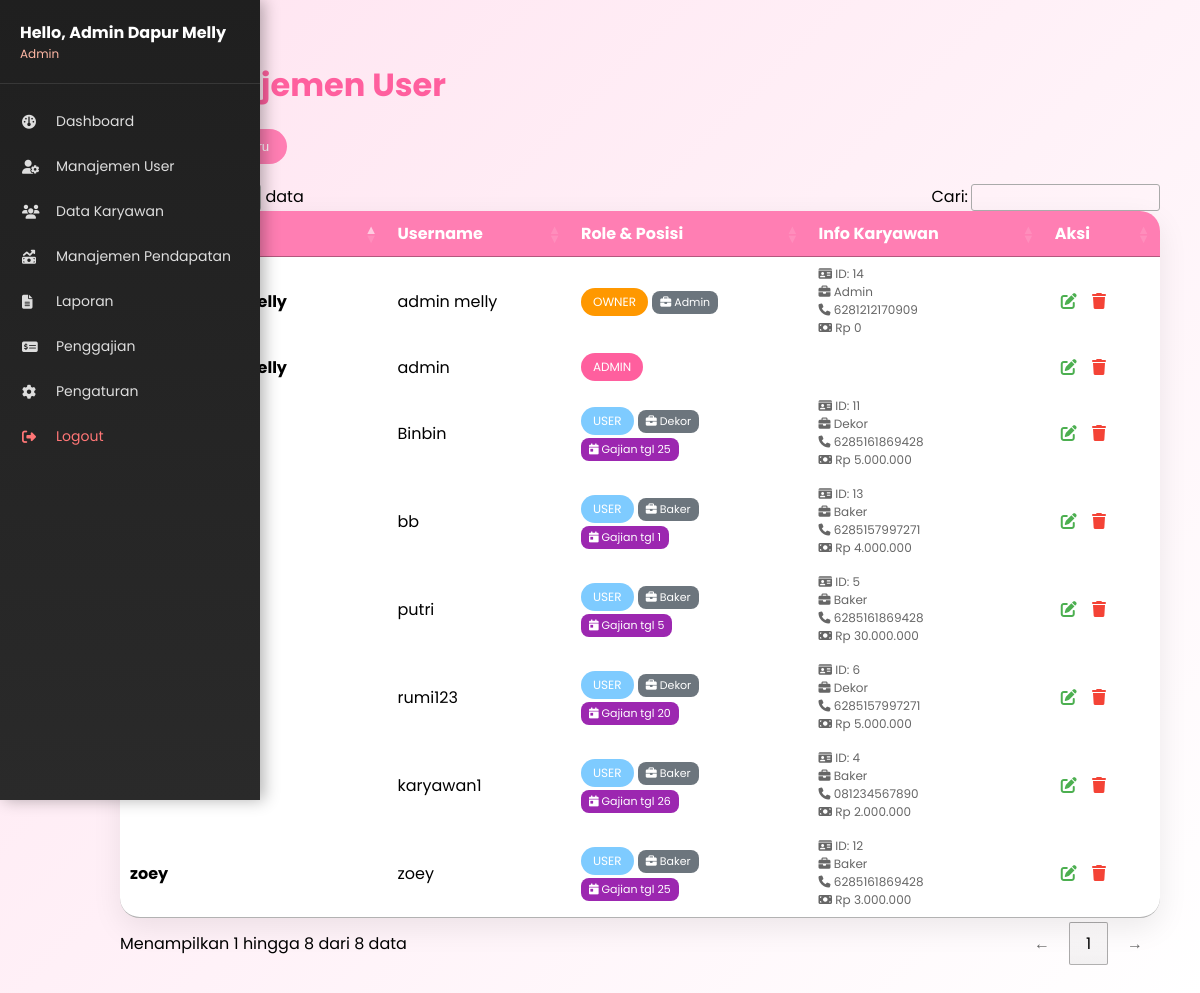
Screenshot of /admin/manajemen_user.php (signed in) with the database file from the repository.
### tables this page shows
CREATE TABLE `karyawan` (
  `id_karyawan` int(11) NOT NULL AUTO_INCREMENT,
  `user_id` int(11) NOT NULL,
  `alamat` text DEFAULT NULL,
  `no_telp` varchar(20) DEFAULT NULL,
  `gaji_pokok` decimal(12,2) NOT NULL,
  `lama_bekerja` int(11) DEFAULT NULL COMMENT 'dalam bulan',
  `posisi` varchar(50) DEFAULT NULL,
  `tgl_masuk` date DEFAULT NULL,
  `tgl_gajian_rutin` tinyint(4) DEFAULT NULL COMMENT 'contoh: 25',
  `tgl_gajian` date DEFAULT NULL,
  PRIMARY KEY (`id_karyawan`),
  KEY `fk_karyawan_user` (`user_id`),
  CONSTRAINT `fk_karyawan_user` FOREIGN KEY (`user_id`) REFERENCES `users` (`id`) ON DELETE CASCADE ON UPDATE CASCADE
);

CREATE TABLE `users` (
  `id` int(11) NOT NULL AUTO_INCREMENT,
  `username` varchar(50) NOT NULL,
  `password` varchar(255) NOT NULL,
  `role` enum('admin','owner','user') NOT NULL,
  `nama_lengkap` varchar(100) NOT NULL,
  `email` varchar(100) DEFAULT NULL,
  `last_login` timestamp NULL DEFAULT NULL,
  `foto_profil` varchar(255) DEFAULT 'default.png',
  `created_at` timestamp NOT NULL DEFAULT current_timestamp(),
  `updated_at` timestamp NOT NULL DEFAULT current_timestamp() ON UPDATE current_timestamp(),
  PRIMARY KEY (`id`),
  UNIQUE KEY `username` (`username`)
);

### admin/manajemen_user.php (the view, shortened to what this page needs)
<?php
require '../config/koneksi.php';
include '../includes/sidebar.php';
$q = mysqli_query($conn, "
    SELECT
        u.id,
        u.nama_lengkap,
        u.username,
        u.role,
        k.id_karyawan,
        k.posisi,
        k.no_telp,
        k.tgl_gajian_rutin,
        k.gaji_pokok
    FROM users u
    LEFT JOIN karyawan k ON u.id = k.user_id
    ORDER BY u.nama_lengkap ASC
");
?>
<!DOCTYPE html>
<html lang="id">
<head>
<link rel="stylesheet" href="https://cdnjs.cloudflare.com/ajax/libs/font-awesome/6.5.0/css/all.min.css">
<link rel="stylesheet" href="https://cdn.datatables.net/1.13.7/css/jquery.dataTables.min.css">
</head>
<body>
<div class="main">
<h1>👤 Manajemen User</h1>
<button class="btn" onclick="openTambah()">
    <i class="fas fa-user-plus"></i> Tambah User Baru
</button>
<table id="tabel">
<thead>
<tr>
    <th>Nama Lengkap</th>
    <th>Username</th>
    <th>Role & Posisi</th>
    <th>Info Karyawan</th>
    <th>Aksi</th>
</tr>
</thead>
<tbody>
<?php while($d=mysqli_fetch_assoc($q)):
    $karyawan_info = '';
    $tanggal_info = '';
    if ($d['id_karyawan']) {
        $karyawan_info = '<div style="font-size:12px; color:#666;">
            <i class="fas fa-id-card"></i> ID: ' . $d['id_karyawan'] . '
            ' . ($d['posisi'] ? '<br><i class="fas fa-briefcase"></i> ' . $d['posisi'] : '') . '
            ' . ($d['no_telp'] ? '<br><i class="fas fa-phone"></i> ' . $d['no_telp'] : '') . '
            ' . ($d['gaji_pokok'] ? '<br><i class="fas fa-money-bill"></i> Rp ' . number_format($d['gaji_pokok'], 0, ',', '.') : '') . '
        </div>';
        if ($d['tgl_gajian_rutin']) {
            $tanggal_info = '<br><span class="tanggal-badge">
                <i class="fas fa-calendar-day"></i> Gajian tgl ' . $d['tgl_gajian_rutin'] . '
            </span>';
        }
    }
?>
<tr>
    <td>
        <strong><?= htmlspecialchars($d['nama_lengkap']) ?></strong>
    </td>
    <td><?= htmlspecialchars($d['username']) ?></td>
    <td>
        <span class="role <?= $d['role'] ?>">
            <?= strtoupper($d['role']) ?>
        </span>
        <?php if($d['posisi']): ?>
        <div class="posisi-badge">
            <i class="fas fa-briefcase"></i> <?= $d['posisi'] ?>
        </div>
        <?php endif; ?>
        <?= $tanggal_info ?>
    </td>
    <td>
        <?= $karyawan_info ?>
    </td>
    <td>
        <button class="action-btn edit" onclick='editUser(<?= json_encode($d) ?>)' title="Edit">
            <i class="fa fa-edit"></i>
        </button>
        <a class="action-btn delete"
           href="hapus_user.php?id=<?= $d['id'] ?>"
           onclick="return confirm('Hapus user \"<?= addslashes($d['nama_lengkap']) ?>\"?')"
           title="Hapus">
            <i class="fa fa-trash"></i>
        </a>
    </td>
</tr>
<?php endwhile ?>
</tbody>
</table>
</div>
</body>
</html>

### admin/manajemen_user.php (style rules this page uses)
:root { --pink:#ff7eb3; --pink-soft:#ffe3f0; --white:#fff; --shadow:0 10px 30px rgba(0,0,0,.08); }
body { margin:0; font-family:Poppins; background:linear-gradient(135deg,var(--pink-soft),#fff); }
.main { margin-left:80px; padding:40px; }
h1 { color:#ff5f9e; margin-bottom:20px; }
.btn { background:var(--pink); color:#fff; border:none; padding:10px 18px; border-radius:20px; cursor:pointer; transition:.3s; margin-bottom:20px; }
table { width:100%; background:#fff; border-radius:20px; overflow:hidden; box-shadow:var(--shadow); }
thead { background:var(--pink); color:#fff; }
th,td { padding:12px; }
.role { padding:5px 12px; border-radius:14px; font-size:12px; color:#fff; display:inline-block; }
.admin { background:#ff5f9e }
.owner { background:#ff9800 }
.user { background:#7ecbff }
.posisi-badge { background:#6c757d; color:white; padding:3px 8px; border-radius:8px; font-size:11px; display:inline-block; margin-top:5px; }
.tanggal-badge { background:#9c27b0; color:white; padding:3px 8px; border-radius:8px; font-size:11px; display:inline-block; margin-top:3px; }
.action-btn { background:none; border:none; cursor:pointer; font-size:16px; margin-right:5px; }
.edit { color:#4caf50 }
.delete { color:#f44336 }

### rows the page displays
karyawan: user.nama_lengkap "Admin Dapur Melly", user.username "admin melly", user.role "OWNER", posisi "Admin", id_karyawan "14", no_telp "6281212170909", gaji_pokok "0"
users: nama_lengkap "Admin Dapur Melly", username "admin", role "ADMIN"
karyawan: user.username "Binbin", user.role "USER", posisi "Dekor", tgl_gajian_rutin "25", id_karyawan "11", no_telp "6285161869428", gaji_pokok "5.000.000"
karyawan: user.username "bb", user.role "USER", posisi "Baker", tgl_gajian_rutin "1", id_karyawan "13", no_telp "6285157997271", gaji_pokok "4.000.000"
karyawan: user.username "putri", user.role "USER", posisi "Baker", tgl_gajian_rutin "5", id_karyawan "5", no_telp "6285161869428", gaji_pokok "30.000.000"
karyawan: user.username "rumi123", user.role "USER", posisi "Dekor", tgl_gajian_rutin "20", id_karyawan "6", no_telp "6285157997271", gaji_pokok "5.000.000"
karyawan: user.username "karyawan1", user.role "USER", posisi "Baker", tgl_gajian_rutin "26", id_karyawan "4", no_telp "081234567890", gaji_pokok "2.000.000"
karyawan: user.nama_lengkap "zoey", user.username "zoey", user.role "USER", posisi "Baker", tgl_gajian_rutin "25", id_karyawan "12", no_telp "6285161869428", gaji_pokok "3.000.000"

### other values shown
$nama "Admin Dapur Melly"
$role "Admin"
